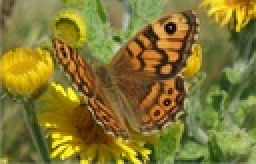
%> input picture CS591I_Computational Photography/Seam_Curving/matlab/images/butter.jpg, 128 x 82 px, shrunk from 450 x 287 before the run (shown 2 times larger)
$ octave main.m   (GNU Octave 9; MATLAB toolbox functions it lacks are replaced by stand-ins)
%> lines starting %> are read from the running program, lines starting %| are printed output that depends on the picture
### CS591I_Computational Photography/Seam_Curving/matlab/removalMap.m
function [seamVector,im_resize] = removalMap(image, k, type, energyFunction)
%%Function removalMap: to get a seam matrix storing the k seams of
%%indicated type (horizon or vertical)

[imgH, imgW, imgD] = size(image);

im_resize = image; % image for resizing the seams
im_mark = image;   % image for marking the seams

if strcmp(type, 'vertical')
    seamVector = zeros(imgH, min(k, imgW-1));
    seamValueVector = zeros(imgH, min(k, imgW-1));
    n = 2;
    for i = 1:min(k, imgW-1) % make sure that keep a column of pixels at least
        G = energyFunction(im_resize);  % get the energy image using the given energy function
        [min_energy, seam] = findSeam_vertical(G);
        % [10 lines of commented-out code are left out]
        im_resize = removeSeam(im_resize, seam, type);
        seamVector(:, i) = seam;
    end
else strcmp(type, 'horizontal')
    seamVector = zeros(imgW, min(k, imgH-1));
    seamValueVector = zeros(imgW, min(k, imgH-1));
    n = 2;
    for i = 1:min(k, imgH-1) % make sure that keep a column of pixels at least
        G = energyFunction(im_resize);  % get the energy image using the given energy function
        [min_energy, seam] = findSeam_horizontal(G);

        % [10 lines of commented-out code are left out]

        im_resize = removeSeam(im_resize, seam, type);
        seamVector(:, i) = seam;

    end

end


end

### CS591I_Computational Photography/Seam_Curving/matlab/energyFunction1.m

function G = energyFunction1(I)
%% Function energyFunction1:
%  to get the gradient image
%  Input:
%       I: image (color or gray-level);
%       (x, y): the coordinate to get its gradient
%  Output:
%       energy_point: the gradient value of a specific point indicated by coordinate (x,y)


    % get the size of the image
    if size(size(I),2) == 3
        [imgH, imgW, imgD] = size(I);
        % convert the image to double type
        I = double(I);
        for i = 1:imgD
            % get the horizontal and vertical gradient of the image
            [Gx(:,:,i), Gy(:,:,i)] = gradient(I(:,:,i));
            G(:,:,i) = abs(Gx(:,:,i))+abs(Gy(:,:,i));
        end

        % get the average of the gradient in RGB channels
            G = sum(G, 3)/3;
    else
        I = double(I);
        [Gx, Gy] = gradient(I);
        G = abs(Gx)+abs(Gy);
    end
end

### CS591I_Computational Photography/Seam_Curving/matlab/findSeam_vertical.m
function  [min_energy, seam] = findSeam_vertical(G)
%%FINDSEAM_vertical Summary of this function goes here
% According to the formula:
%   M(i,j) = e(i,j) + min(M(i-1,j-1), M(i,j-1),M(i+1,j-1));

[height, width] = size(G);
for h = 2: height
    for w = 1:width
       left = max(w-1, 1);
       right = min(w+1, width);
       minpath = min(G(h-1, left:right));
       G(h, w) = G(h, w) + minpath;
    end
end

% To find the minimal energy path at the bottom
[min_energy, index] = min(G(height, :));

% Set a vector to store to coordinates of the seam pixesl
seam = zeros(height,1);

% Backtrack through the modified energy matrix from the bottom to the top
for h = height-1:-1:1
    num = index;
    seam(h+1) = num;
    left = max(num-1, 1);
    right= min(num+1, width);
    [temp, index] = min(G(h,left:right));
    index = index + left -1; % get the precious index of the minimal value
end
seam(1) = index;
end


### CS591I_Computational Photography/Seam_Curving/matlab/findSeam_horizontal.m
function  [min_energy, seam] = findSeam_horizontal(G)
%%FINDSEAM_horizontal function is just the transposing the arguments of the findSeam_vertical function

[min_energy, seam] = findSeam_vertical(G');
end


### CS591I_Computational Photography/Seam_Curving/matlab/removeSeam.m
function im= removeSeam(image, seam, type)
%% Function removeSeam: resize the image by removing the seam in specific direction
%  Input:
%       image: the target image required to be modified
%       seam: the determined path with the current lowest energy
%       type: indicate the direction of the seam ('horizontal' or 'vertical')
%  Output:
%       im: the modified image without the seam


    im = image;
    [imgH, imgW, imgD] = size(image);
    % remove the vertical seam
    if strcmp(type, 'vertical')
        for i = 1: imgH %go through each element in seam vector
            for j = seam(i):(imgW-1)
                 if size(size(im),2) == 2 %gray image
                     im(i, j) = im(i, j+1);
                 else  %color image
                     im(i, j, 1) = im(i, j+1, 1);
                     im(i, j, 2) = im(i, j+1, 2);
                     im(i, j, 3) = im(i, j+1, 3);
                 end
            end
        end
        % delete the last column
        im(:, imgW, :) = [];
    % remove the horizontal seam
    elseif strcmp(type, 'horizontal')
        for j = 1: imgW %go through each element in seam vector
            for i = seam(j):(imgH-1)
                 if size(size(im),2) == 2  % gray image
                     im(i, j) = im(i+1, j);
                 else %color image
                     im(i, j, 1) = im(i+1, j, 1);
                     im(i, j, 2) = im(i+1, j, 2);
                     im(i, j, 3) = im(i+1, j, 3);
                 end
            end
        end
        % delete the last row
        im(imgH, :, :) = [];
    end


end

### CS591I_Computational Photography/Seam_Curving/matlab/showSeam.m
function [image] = showSeam(image, seam, type)
%%Function showSeam: to show the determined seam in the given color
% Input:
%   image: on which to draw the color lines representing the seams
%   seam: 1D matrix of storing the determined seams from the
%   findSeam_horizontal.m and the findSeam_vertical.m
%   type: indicate the seams' tye (horizontal or vertical)

[height, width] = size(seam);
Dim = size(image);
if strcmp(type, 'horizontal')
    % Draw the horizontal seams on the image
    for k=1:width
        for i=1:height
            if size(size(image),2) == 2
                image(seam(i,k),i) = 0; % mark the seam in black color for gray image
            else
                image(seam(i, k), i, 1) = 0; % mark the seam in green color for color image
                image(seam(i, k), i, 2) = 255;
                image(seam(i, k), i, 3) = 0;
            end
        end
    end

elseif strcmp(type, 'vertical')
    % Draw the vertical seam on the image
    for k=1:width
        for i=1:height
            if size(size(image),2) == 2
                image(seam(i,k), i) = 0; % mark the seam in black color for gray image
            else
                image(i, seam(i, k), 1) = 0; % mark the seam in green color for color image
                image(i, seam(i, k), 2) = 255;
                image(i, seam(i, k), 3) = 0;
            end
        end
    end
end

### CS591I_Computational Photography/Seam_Curving/matlab/energyFunction2.m
function Emean = energyFunction2( x )
% FINDENERGY creates an gradient img from a given RGB or grayscale image.
% The vertical and horizontal gradients are found using a Sobel operator
% and the gradient magnitude is found for each channel and averaged if RGB
% image is input.
%
% Author: Danny Luong
%         http://danluong.com
%
% Last updated: 12/20/07

[rows cols dim]=size(x);

%sobel operator used to calculate gradient image
Grd=[ -1 -2 -1;
       0  0  0;
       1  2  1];

% Grd1=[ 0 -1 0; -1 4 -1 ; 0 -1 0];

Emean=zeros(rows,cols);
for i=1:dim
    Eh(:,:,i)=conv2(x(:,:,i),Grd,'same');
    Ev(:,:,i)=conv2(x(:,:,i),Grd.','same');
    E(:,:,i)=abs(Eh(:,:,i))+abs(Ev(:,:,i));

%     E(:,:,i)=conv2(X(:,:,i),Grd1,'same');
end
Emean=1/dim*sum(E,3);   %finds average gradient image if RGB image


end

### CS591I_Computational Photography/Seam_Curving/matlab/main.m
warning off all;
I = imread('images/butter.jpg');
%> I is the input picture: size 82x128x3 uint8; mean R, G, B 130, 118.5, 49.9
figure, imshow(I);title('Original Image');
[imgH, imgW, imgD] = size(I);
%> imgH = 82; imgW = 128; imgD = 3
%H = removalMap(rgb2gray(I)); %compute the horizontal seams
%show(I,H); %visualize results in interactive viewer
%% Get the energy function
im_size1 = I; %for resizing the image
im_mark1 = I; % for marking the seams in the image
energyfunc1 = @energyFunction1;
energyfunc2 = @energyFunction2;

%% Get horizontal/vertical seams and shink the image
%*************************************************************************%

type = 'horizontal';
[seamVector1, im_size1] = removalMap(im_size1, 100, type, energyfunc1);
%> the loop in removalMap, `for i = 1:min(k, imgH-1)` made 81 passes
%> min_energy on passes 1 to 12: 918, 1010.5, 1067.2, 1167.7, 1191.8, 1212.2, 1291.7, 1292.5, 1324.3, 1341.2, 1390.5, 1441.5
%> pass 1, in removalMap, `G = energyFunction(im_resize);`:
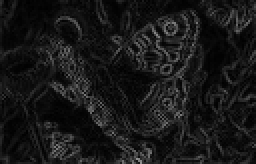
%> G: size 82x128 double (shown 2 times larger); min 0.667, max 144.5, mean 24
%> pass 1, in removalMap, `im_resize = removeSeam(im_resize, seam, type);`:
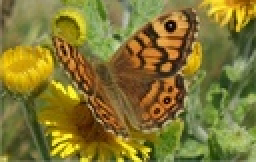
%> im_resize: size 81x128x3 uint8 (shown 2 times larger); mean R, G, B 130, 118.3, 49.5
%> pass 2, in removalMap, `im_resize = removeSeam(im_resize, seam, type);`:
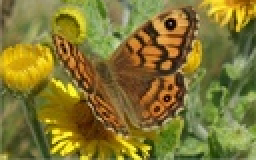
%> im_resize: size 80x128x3 uint8 (shown 2 times larger); mean R, G, B 130.1, 118.1, 49.2
%> after the loop in removalMap, `for i = 1:min(k, imgH-1)`:
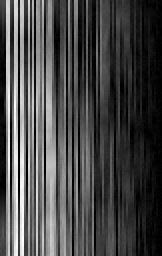
%> seamVector: size 128x81 double (shown 2 times larger); min 1, max 70, mean 20.6; drawn with min black and max white
figure, imshow(im_size1);

im_mark1 = showSeam(im_mark1, seamVector1, type);
%> after the loop in showSeam, `for k=1:width`:
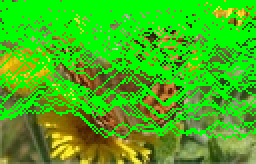
%> image: size 82x128x3 uint8 (shown 2 times larger); mean R, G, B 66.9, 180.6, 23.2
figure, imshow(im_mark1);

im_size2 = I;
im_mark2 = I;
[seamVector2, im_size2] = removalMap(im_size2, 100, type, energyfunc2);
%> (the run ends here)
